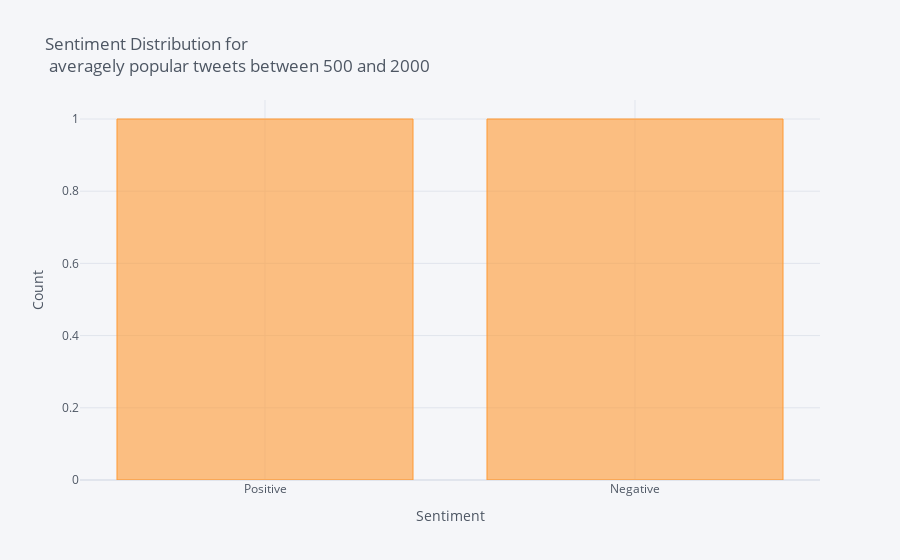

Notebook source saved alongside this figure:
### Markdown cell above
Average Popularity:

### Code cell
df_average = df[(df['Retweets'] <= 2000) & (df['Retweets'] >=500)]
df_average['Sentiment'].value_counts().iplot(kind='bar', xTitle='Sentiment',
                                    yTitle='Count', title = ('Sentiment Distribution for <br> averagely popular tweets between 500 and 2000'))

### Figure 1 — Plotly figure (JSON) as saved in the notebook; plotly's stock layout.template omitted (floating-point values rounded to 4 significant figures)
{"data": [{"marker": {"color": "rgba(255, 153, 51, 0.6)", "line": {"color": "rgba(255, 153, 51, 1.0)", "width": 1}}, "name": "Sentiment", "orientation": "v", "text": "", "type": "bar", "x": ["Positive", "Negative"], "y": [1, 1]}], "layout": {"legend": {"bgcolor": "#F5F6F9", "font": {"color": "#4D5663"}}, "paper_bgcolor": "#F5F6F9", "plot_bgcolor": "#F5F6F9", "title": {"font": {"color": "#4D5663"}, "text": "Sentiment Distribution for <br> averagely popular tweets between 500 and 2000"}, "xaxis": {"gridcolor": "#E1E5ED", "showgrid": true, "tickfont": {"color": "#4D5663"}, "title": {"font": {"color": "#4D5663"}, "text": "Sentiment"}, "zerolinecolor": "#E1E5ED"}, "yaxis": {"gridcolor": "#E1E5ED", "showgrid": true, "tickfont": {"color": "#4D5663"}, "title": {"font": {"color": "#4D5663"}, "text": "Count"}, "zerolinecolor": "#E1E5ED"}}}
